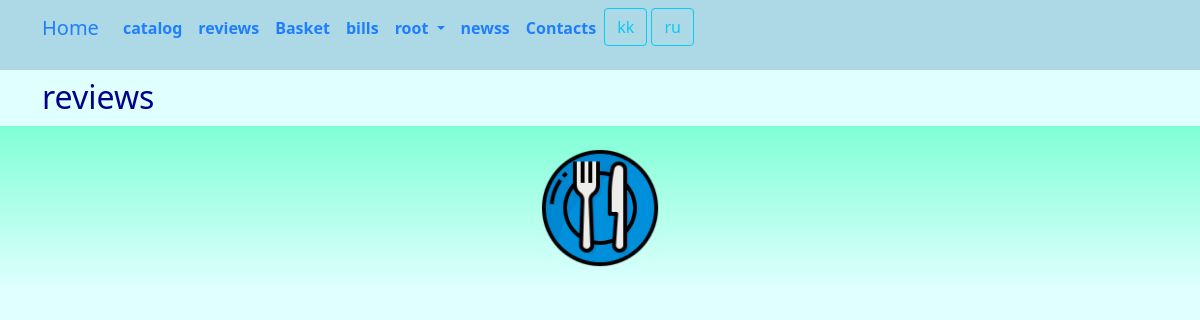
Before: /review/index/ (signed in) with the older database file.
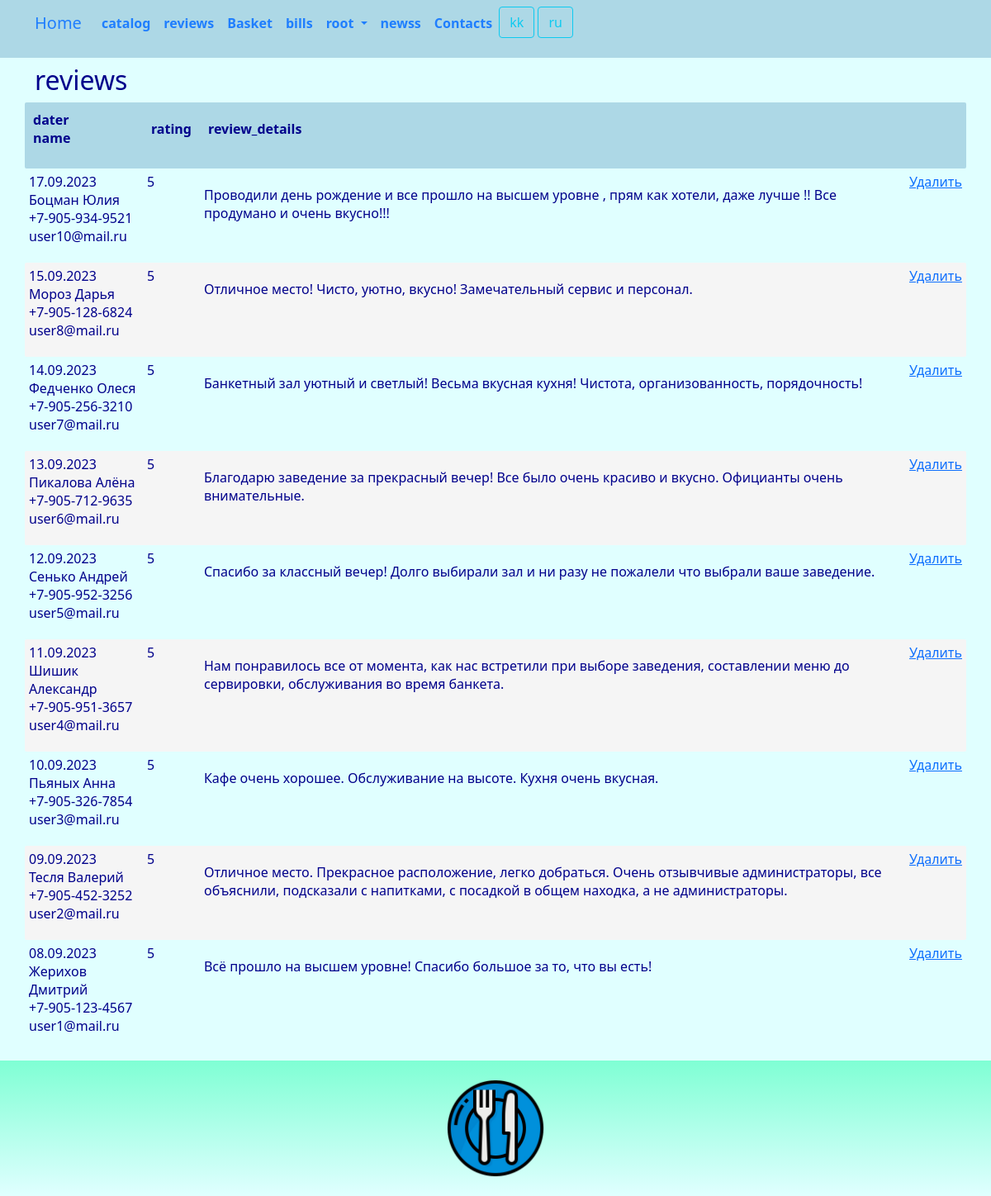
After: the same page with the newer database file.
### star/models.py (models this page shows, shortened)
class Review(models.Model):
    dater = models.DateTimeField(_('dater'), auto_now_add=True)
    client = models.ForeignKey(Client, related_name='review_client', on_delete=models.CASCADE)
    rating = models.IntegerField(_('rating'))
    details = models.TextField(_('review_details'))
    class Meta:
        db_table = 'review'
        indexes = [
            models.Index(fields=['dater']),
        ]
        ordering = ['dater']

class Client(models.Model):
    email = models.CharField(_('client_email'), max_length=128)
    password = models.CharField(_('password'), max_length=128)
    name = models.CharField(_('client_name'), max_length=128)
    phone = models.CharField(_('client_phone'), max_length=32)
    birthday = models.DateTimeField(_('birthday'))
    class Meta:
        db_table = 'client'
        indexes = [
            models.Index(fields=['email']),
            models.Index(fields=['name']),
        ]
        ordering = ['name']

### star/views.py (the view)
# urls.py: path('review/index/', views.review_index, name='review_index'),
@login_required
@group_required("Managers")
def review_index(request):
    try:
        review = Review.objects.all().order_by('-dater')
        return render(request, "review/index.html", {"review": review,})
    except Exception as exception:
        print(exception)
        return HttpResponse(exception)

### star/views.py (called while the page is built)
def group_required(*group_names):
    def in_groups(u):
        if u.is_authenticated:
            if bool(u.groups.filter(name__in=group_names)) | u.is_superuser:
                return True
        return False
    return user_passes_test(in_groups, login_url='403')

### templates/review/index.html (shortened to what this page needs)
{% extends "base.html" %}
{% load i18n %}
{% load static %}
{% block content %}
<h2>{% trans "reviews" %}</h2>
{% if review.count > 0 %}
<div class="row">
	<table id="myTable" class="table-manager" style="width:100%">
		<thead>
			<tr>
				<th><p>{% trans "dater" %}<br>{% trans "name" %}</p></th>
				<th><p>{% trans "rating" %}</p></th>
				<th><p>{% trans "review_details" %}</th>
				<th><p></p></th>
			</tr>
		</thead>
		<tbody>
			{% for r in review %}
			{% if r.rating != None %}
			<tr>
				<td><p>{{ r.dater | date:"d.m.Y"}}<br>{{ r.client.name }}<br>{{ r.client.phone }}<br>{{ r.client.email }}</p></td>
				<td><p>{{ r.rating }}</p></td>
				<td><p>{{ r.details | linebreaks }}</p></td>
				<td>
					<form method="post">
						<a onclick="return confirm('Удалить запись?')" href="{% url 'review_delete' r.id %}">{% trans "Delete" %}</a>
					</form>
				</td>
			</tr>
			{% endif %}
			{% endfor %}
		</tbody>
	</table>
</div>
{% endif %}
{% endblock content %}

### templates/base.html (shortened to what this page needs)
{% load static %}
{% load i18n %}
<html>
<head>
	<link href="https://cdn.jsdelivr.net/npm/bootstrap@5.0.2/dist/css/bootstrap.min.css" rel="stylesheet">
	<link rel="stylesheet" href="{% static 'css/styles.css' %}" />
	<link rel="stylesheet" href="{% static 'css/choosen.css' %}" />
</head>
<nav class="navbar navbar-expand-lg justify-content-center">
	<div class="container">
		<div class="collapse navbar-collapse" id="mainMenu">
			<ul class="navbar-nav me-auto mb-2 mb-lg-0">
				<a class="navbar-brand" href="{{ HTTP_HOST }}/">{% trans "Home" %}</a>
				<li class="nav-item">
					<a class="nav-link" href="{% url 'catalog_list' %}">{% trans "catalog" %}</a>
				</li>
				<li class="nav-item">
					<a class="nav-link" href="{% url 'review_list' %}">{% trans "reviews" %}</a>
				</li>
				{% if user.is_authenticated %}
				<li class="nav-item">
					<a class="nav-link" href="{% url 'basket' %}">{% trans "Basket" %}</a>
				</li>
				<li class="nav-item">
					<a class="nav-link" href="{% url 'bill_index' %}">{% trans "bills" %}</a>
				</li>
				<li class="nav-item dropdown">
					<a class="nav-link dropdown-toggle" href="#" id="navbarDropdown" role="button" data-bs-toggle="dropdown" aria-expanded="false">
						{{ user.username }}
					</a>
				</li>
				{% else %}
				<form class="form-inline ml-auto">
					<a href="{% url 'login' %}" class="btn btn-outline-secondary">{% trans "Log In" %}</a>
					<a href="{% url 'signup' %}" class="btn btn-primary ml-2">{% trans "Sign up" %}</a>
				</form>
				{% endif %}
				<li class="nav-item">
					<a class="nav-link" href="{% url 'news_list' %}">{% trans "newss" %}</a>
				</li>
				<li class="nav-item">
					<a class="nav-link" href="{% url 'contact' %}">{% trans "Contacts" %}</a>
				</li>
				<form action="{% url 'set_language' %}" method="post">
					{% get_current_language as LANGUAGE_CODE %}
					{% get_available_languages as LANGUAGES %}
					{% get_language_info_list for LANGUAGES as languages %}
					{% for language in languages %}
					<button type="submit" class="btn btn-outline-info" name="language" value="{{ language.code }}">
						{{ language.code }}
					</button>
					{% endfor %}
				</form>
			</ul>
		</div>
	</div>
</nav>
<body>
	<div class="container">
		{% block content%}{% endblock content %}
	</div>
</body>
<footer class="container-fluid text-center bg-lightgray">
	<div class="copyrights">
		<img src="{% static 'images/logo.png' %}" alt="logo" style="height:144px; padding: 10px;">
	</div>
</footer>
<link rel="stylesheet" href="https://cdn.datatables.net/1.11.2/css/jquery.dataTables.min.css">
<link href="{% static 'css/jquery.fancybox.min.css' %}" rel="stylesheet">
</html>

Changed rows visible on the page:
added Review: dater "17.09.2023", client.name "Боцман Юлия", client.phone "+7-905-934-9521", client.email "user10@mail.ru", rating "5", details "Проводили день рождение и все прошло на высшем уровне , прям как хотели, даже лучше !! Все продумано и очень вкусно!!!"
added Review: dater "15.09.2023", client.name "Мороз Дарья", client.phone "+7-905-128-6824", client.email "user8@mail.ru", rating "5", details "Отличное место! Чисто, уютно, вкусно! Замечательный сервис и персонал."
added Review: dater "14.09.2023", client.name "Федченко Олеся", client.phone "+7-905-256-3210", client.email "user7@mail.ru", rating "5", details "Банкетный зал уютный и светлый! Весьма вкусная кухня! Чистота, организованность, порядочность!"
added Review: dater "13.09.2023", client.name "Пикалова Алёна", client.phone "+7-905-712-9635", client.email "user6@mail.ru", rating "5", details "Благодарю заведение за прекрасный вечер! Все было очень красиво и вкусно. Официанты очень внимательные."
added Review: dater "12.09.2023", client.name "Сенько Андрей", client.phone "+7-905-952-3256", client.email "user5@mail.ru", rating "5", details "Спасибо за классный вечер! Долго выбирали зал и ни разу не пожалели что выбрали ваше заведение."
added Review: dater "11.09.2023", client.name "Шишик Александр", client.phone "+7-905-951-3657", client.email "user4@mail.ru", rating "5", details "Нам понравилось все от момента, как нас встретили при выборе заведения, составлении меню до сервировки, обслуживания во время банкета."
added Review: dater "10.09.2023", client.name "Пьяных Анна", client.phone "+7-905-326-7854", client.email "user3@mail.ru", rating "5", details "Кафе очень хорошее. Обслуживание на высоте. Кухня очень вкусная."
added Review: dater "09.09.2023", client.name "Тесля Валерий", client.phone "+7-905-452-3252", client.email "user2@mail.ru", rating "5", details "Отличное место. Прекрасное расположение, легко добраться. Очень отзывчивые администраторы, все объяснили, подсказали с напитками, с посадкой в общем находка, а не администраторы."
added Review: dater "08.09.2023", client.name "Жерихов Дмитрий", client.phone "+7-905-123-4567", client.email "user1@mail.ru", rating "5", details "Всё прошло на высшем уровне! Спасибо большое за то, что вы есть!"
Other visible differences:
text now shown: "dater name rating review_details"
